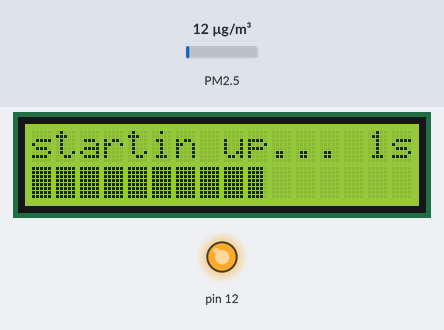
Recording of a sketch running on a simulated Arduino Uno, built with avr-gcc and run on an emulated ATmega328P. Parts: 16×2 character LCD, output pins drawn as LEDs (lit = HIGH). Wiring (inferred from the names in the program): dust sensor: data pin 3. The inputs (shaded band) are chosen by the test bench; at power-on: PM2.5 12 µg/m³. What the sketch prints to the serial monitor is not drawn.

Above: at 3.4 s.
3.5 s: PM2.5 set to 75 µg/m³
At 3.53 s:
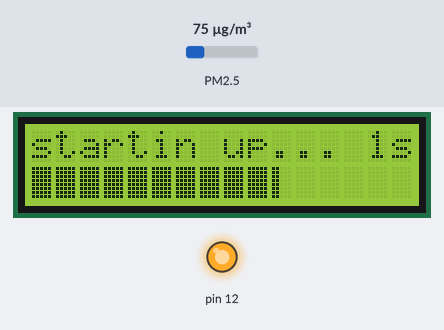
At 5.8 s:
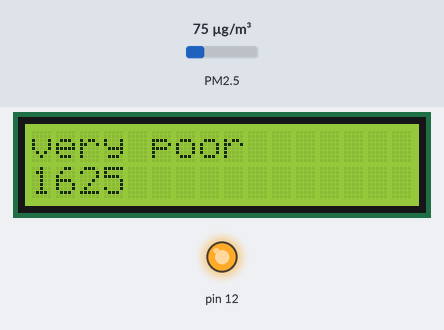
Timing chart, 0 to 7.3 s (numbered marks = the images above; inputs shaded):
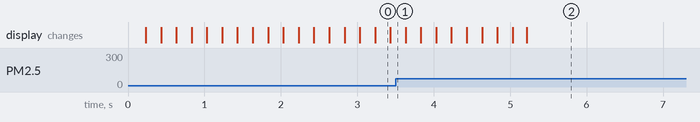

The sketch:

arduino-and-shinyeiPPD42NS.ino
```cpp
// (licence header left out)
#include <SoftwareSerial.h>
#include <MemoryFree.h>
#include <stdlib.h>
#include <Wire.h>
#include <LCD.h>
#include <LiquidCrystal_I2C.h>

LiquidCrystal_I2C	lcd(0x27,2,1,0,4,5,6,7); // 0x27 is the I2C bus address for an unmodified module

// custom charaters for progress bar
byte p1[8] = {
  0x10,
  0x10,
  0x10,
  0x10,
  0x10,
  0x10,
  0x10,
  0x10};

byte p2[8] = {
  0x18,
  0x18,
  0x18,
  0x18,
  0x18,
  0x18,
  0x18,
  0x18};

byte p3[8] = {
  0x1C,
  0x1C,
  0x1C,
  0x1C,
  0x1C,
  0x1C,
  0x1C,
  0x1C};

byte p4[8] = {
  0x1E,
  0x1E,
  0x1E,
  0x1E,
  0x1E,
  0x1E,
  0x1E,
  0x1E};

byte p5[8] = {
  0x1F,
  0x1F,
  0x1F,
  0x1F,
  0x1F,
  0x1F,
  0x1F,
  0x1F};

// values for progress bar
#define lenght 16.0
double percent=100.0;
unsigned char b;
unsigned int peace;
bool firstTime = true; // for showing a countdown screen on the LCD

// settings for dust sensor
const byte numReadings = 36;     // moving average period
const byte particlePin = 3; // P1 pin, second from left on board
unsigned long duration;
unsigned long startTime_ms;
unsigned long sampleTime_ms = 5000;
int timeRemaining;
unsigned long lowPulseOccupancy = 0;
float ratio = 0;
float concentration = 0;
float average;
int particles; // for converting the average to an integer, fractions of a particle don't make sense
int firstTimeCounter = 1;
float alpha = 2/(float(numReadings) + 1); // exponential moving average recursive weighting, using conventional 2/(N + 1)

void setup() {
  // ### setup LCD screen ###
  pinMode(12, OUTPUT);
  digitalWrite(12, HIGH);
  lcd.setBacklightPin(3,POSITIVE);
  lcd.setBacklight(HIGH);
  lcd.begin(16, 2); // critically, this must come before createChar
  lcd.createChar(0, p1);
  lcd.createChar(1, p2);
  lcd.createChar(2, p3);
  lcd.createChar(3, p4);
  lcd.createChar(4, p5);

  lcd.clear();

  Serial.begin(9600);

  pinMode(particlePin,INPUT);

  startTime_ms = millis(); // get the current time in milliseconds
  lcd.setCursor(0,0);
}

void loop() {
  if (firstTime) {
    printStatus();
  }
  duration = pulseIn(particlePin, LOW);
  lowPulseOccupancy = lowPulseOccupancy+duration;

  if ((millis()-startTime_ms) >= sampleTime_ms) // if the sample time has been exceeded
  {
    ratio = lowPulseOccupancy/(sampleTime_ms*10.0);  // Integer percentage 0=>100; divide by 1000 to convert us to ms, multiply by 100 for %, end up dividing by 10
    concentration = 1.1*pow(ratio,3)-3.8*pow(ratio,2)+520*ratio; // using spec sheet curve for shinyei PPD42ns

    // calculate the exponential moving average:
    if (firstTime) {
      average = concentration;
      firstTime = false;
    }
    else {
      average = alpha * concentration + (1 - alpha) * average;
    }
    particles = int(average); // fractions of a particle don't make sense

    lcd.clear();
    lcd.setCursor(0, 0);
    Serial.print("average: ");
    Serial.println(particles);
    Serial.print("concentration: ");
    Serial.println(concentration);
    if (average > 1000) { // air quality is VERY POOR
      lcd.print("very poor");
    }
    else if (average > 350) { // air quality is POOR
      lcd.print("poor");
    }
    else if (average > 100) { // air quality is FAIR
      lcd.print("fair");
    }
    else if (average > 50) { // air quality is GOOD
      lcd.print("good");
    }
    else if (average > 25) { // air quality is VERY GOOD
      lcd.print("very good");
    }
    else { // air quality is EXCELLENT (<25 counts)
      lcd.print("excellent");
    }
    lcd.setCursor(0, 1);
    lcd.print(particles);
    lowPulseOccupancy = 0;
    startTime_ms = millis(); // reset the timer for sampling at the end so it is as accurate as possible
  }
}

void printStatus() {
  lcd.setCursor(0, 0);

  percent = (millis() - startTime_ms)/float(sampleTime_ms)*100.0;

  lcd.print("startin up...");
  timeRemaining = (sampleTime_ms - (millis()-startTime_ms))/1000;
  if (timeRemaining > 9) {
    lcd.print(timeRemaining);
    lcd.print("s");
  }
  else {
    lcd.print(" ");
    lcd.print(timeRemaining);
    lcd.print("s");
  }

  lcd.setCursor(0,1);

  double a=lenght/100*percent;

  // drawing black rectangles on LCD

  if (a>=1) {

    for (int i=1;i<a;i++) {

      lcd.write(byte(4));

      b=i;
    }

    a=a-b;

  }

  peace=a*5;

  // drawing charater's colums

  switch (peace) {

  case 0:

    break;

  case 1:
    lcd.write(byte(0));

    break;

  case 2:
    lcd.write(byte(1));
    break;

  case 3:
    lcd.write(byte(2));
    break;

  case 4:
    lcd.write(byte(3));
    break;

  }

  //clearing line
  for (int i =0;i<(lenght-b);i++) {
    lcd.print(" ");
  }
}
```

Measured:
- after the input at 3.5 s, the display: first differs from a run without the input after 1.7 s (image 2)
